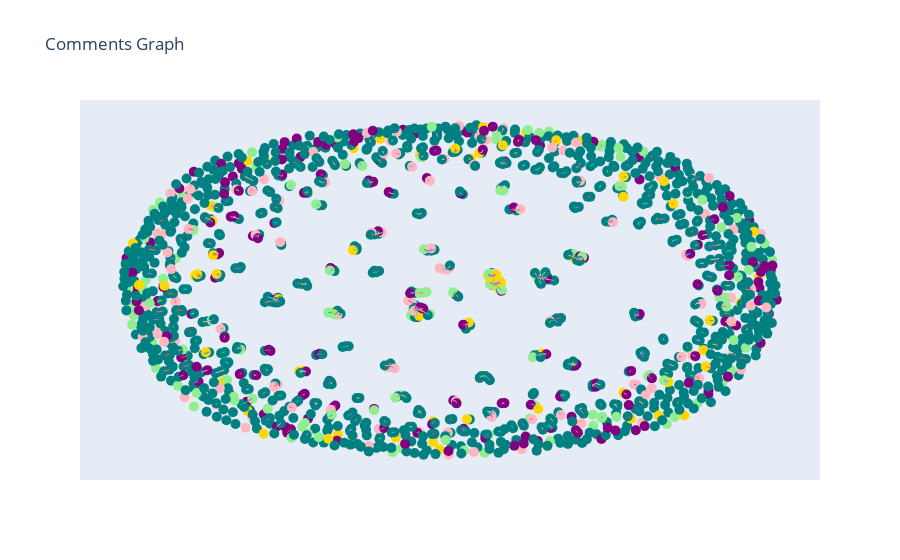

Source (notebook cell):
### Code cell
# Create a Plotly figure
fig = go.Figure()

# Add scatter trace for nodes with assigned positions
for node, position in pos.items():
    x, y = position  # Get the position of the node
    color = G.nodes[node]['color']  # Get the color attribute of the node
    hover = G.nodes[node]['hover']
    topic = G.nodes[node]['topic']
    fig.add_trace(go.Scatter(x=[x], y=[y], marker=dict(size=10,color=color), hovertext=hover,name=topic, hovertemplate=hover))

for edge in G.edges():
    x0, y0 = pos[edge[0]]
    x1, y1 = pos[edge[1]]
    fig.add_trace(go.Scatter(x=[x0, x1], y=[y0, y1], mode='lines', line=dict(width=1), name='Edge'))

# Update the layout of the figure
fig.update_layout(showlegend=False, title='Comments Graph')

fig.update_layout(xaxis=dict(showgrid=False, zeroline=False, showticklabels=False),
                  yaxis=dict(showgrid=False, zeroline=False, showticklabels=False))

# Show the figure
fig.show()

fig.write_html('graph_coms_topics.html')
